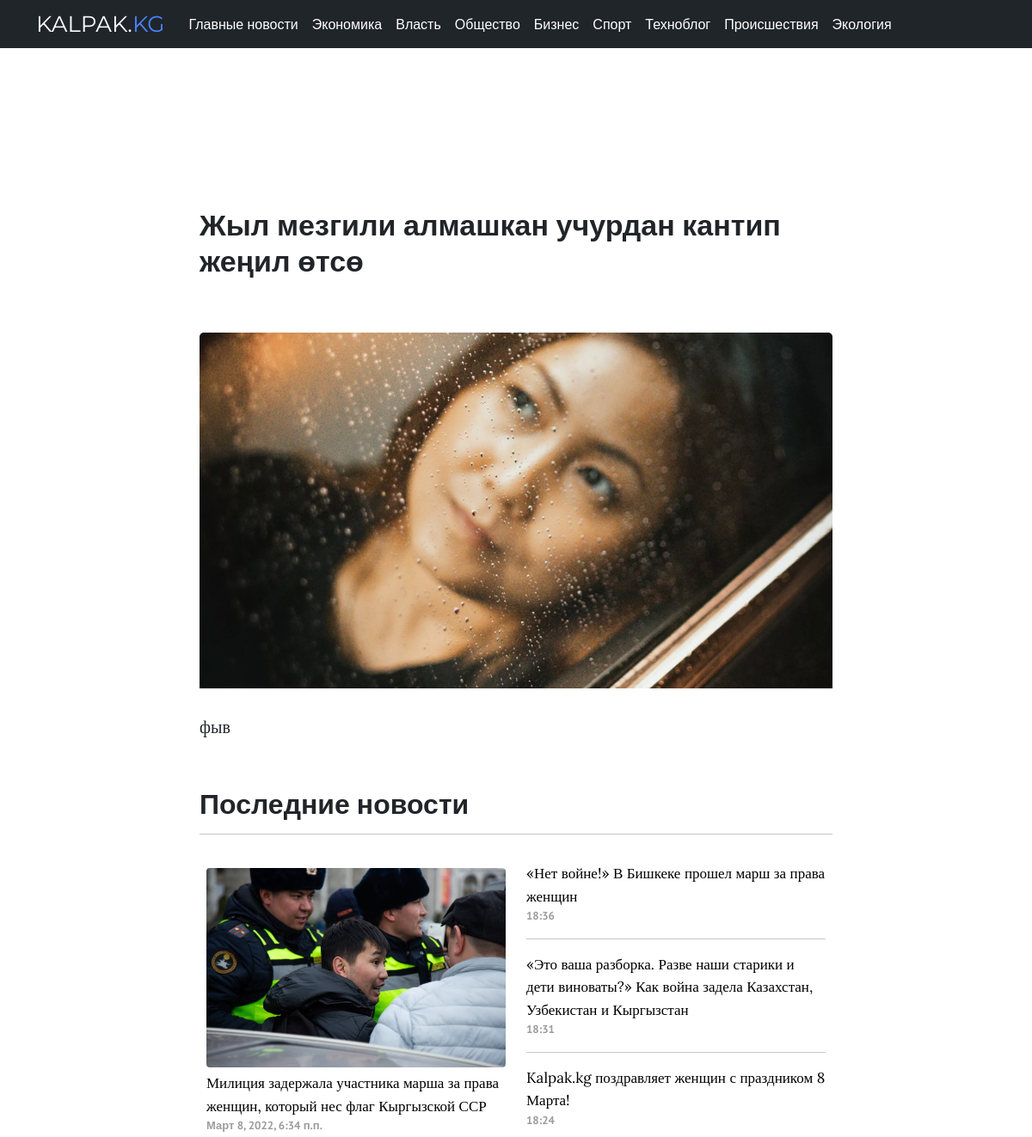
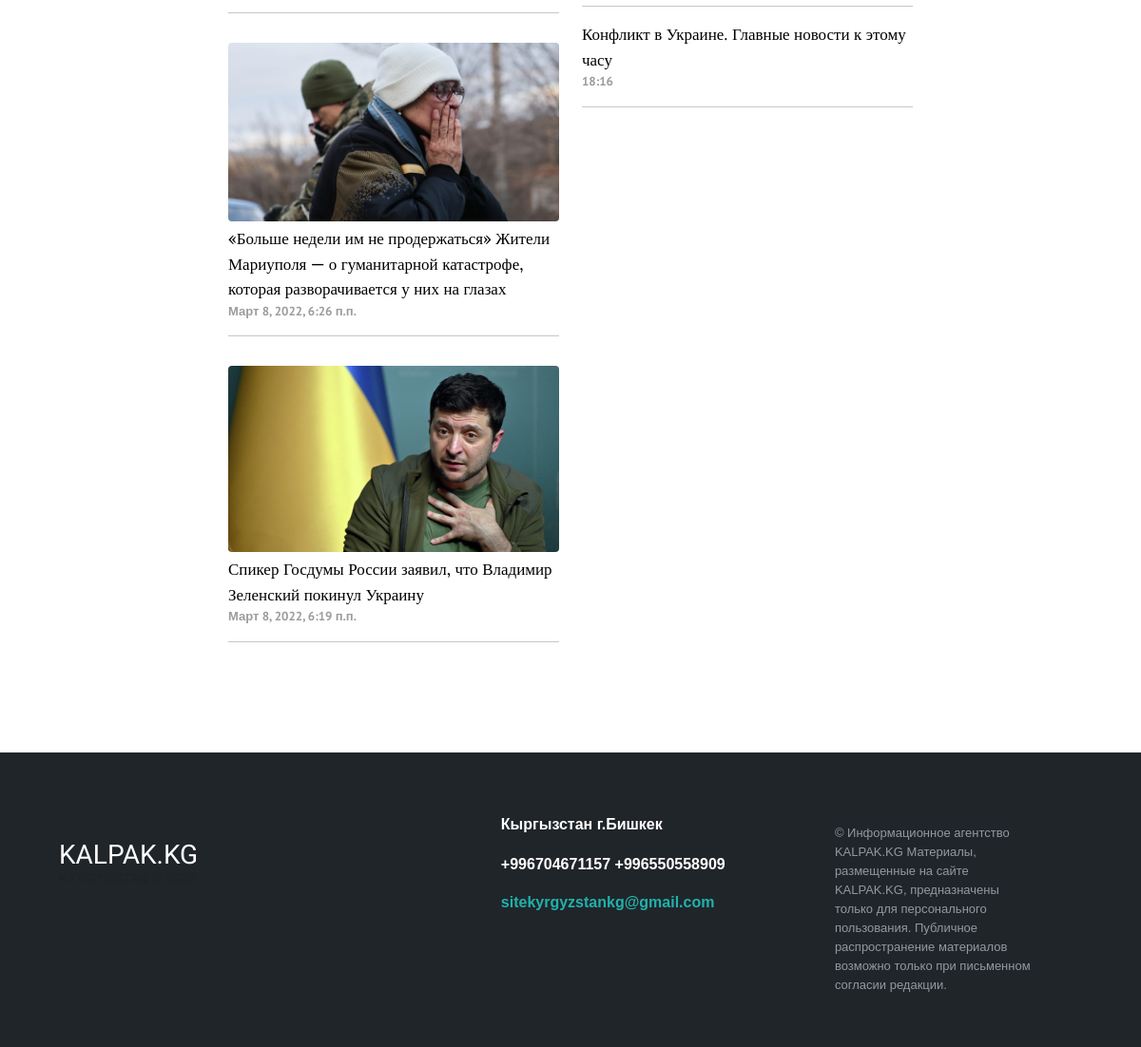
/carousel/3/, run on the app's committed database (2 pictures, top to bottom).
### core/models.py (models this page shows, shortened)
class HeadingArticle(models.Model):
    title = models.CharField(max_length=255)
    class Meta:
        verbose_name = "Рубрика"
        verbose_name_plural = "Рубрики"

class Carousel(models.Model):
    picture = models.ImageField(upload_to='carousel_image')
    title = models.CharField(max_length=150)
    text = models.TextField()
    class Meta:
        verbose_name = "Карусель"
        verbose_name_plural = "Карусель"

class Article(models.Model):
    title = models.CharField(max_length=255, null=True, blank=True)
    text = models.TextField()
    slug = models.SlugField(max_length=255, unique=True, db_index=True, verbose_name="URL", null=True, blank=True)
    author = models.ForeignKey(
        to="Author",
        on_delete=models.SET_NULL,
        null=True, blank=True,
        related_name="article",
        verbose_name=_("Автор")
    )
    heading = models.ForeignKey(
        to="HeadingArticle",
        on_delete=models.PROTECT,
        null=True,
        related_name="article",
        verbose_name=_("Рубрика")
    )
    readers = models.ManyToManyField(
        to=User,
        related_name="readed_articles",
        blank=True,
        verbose_name=_("Читатели")
    )
    views = models.IntegerField(default=0, verbose_name=_("Просмотры"))
    created_at = models.DateTimeField(
        auto_now_add=True,
        null=True,
    )
    main_article = models.BooleanField(default=False, verbose_name=_("Первая новость"))
    margin_article_text = models.BooleanField(default=False, verbose_name=_("Ровнительные новости"))
    text_article = models.BooleanField(default=False, verbose_name=_("Текстовые новости"))
    center_article = models.BooleanField(default=False)
    carousel_block = models.BooleanField(default=False, verbose_name=_("Новости в чёрном блоке"))
    right_panel_article = models.BooleanField(default=False, verbose_name=_("Главные новости"))
    pagination_article = models.BooleanField(default=False, verbose_name=_("Текстовые новости на второй странице"))
    pagination_picture_article = models.BooleanField(default=False, verbose_name=("Новости для вторых страниц с картинками"))
    updated_at = models.DateTimeField(auto_now=True)
    is_active = models.BooleanField(default=True)
    picture = models.ImageField(
        upload_to="articles_image",
        null=True, blank=True,
        verbose_name="Главная картинка статьи"
    )

### core/views.py (the view)
# urls.py: path('carousel/<int:id>/', carousel_page, name="carousel"),
def carousel_page(request, id):
    carousel = get_object_or_404(Carousel, id=id)
    articles = Article.objects.all()
    articles = Article.objects.order_by('-created_at')
    heading = HeadingArticle.objects.all()
    context = {
        "carousel": carousel,
        "articles": articles,
        "heading": heading
    }
    return render(request, "carousel.html", context=context)

### core/templates/carousel.html (shortened to what this page needs)
{% extends 'base.html' %}
{% block content %}
<div class="container">
    <div class="row">
        <div class="col-md-2"></div>
        <div class="col-md-8">
            <div class="mt-8">
                <div class="ads_block">
                </div>
            </div>
            <h1 class="zago_main01 mt-7">{{ carousel.title }}</h1>
            {% if carousel.picture %}
                <img class="img-custom mt-4" {% if carousel.picture %} src="{{ carousel.picture.url }}" {% endif %} alt="Article image">
            {% endif %}
            {% autoescape off %}
            <p class="article_text2">{{ carousel.text|linebreaksbr }}</p>
            {% endautoescape %}
        </div>
    </div>
</div>
<div class="container">
  <div class="row">
    <div class="col-md-2"></div>
    <div class="col-md-8">
      <h2 class="mt-7 news">Последние новости</h2>
      <hr class="mb-4">
    </div>
    <div class="col-md-2"></div>
</div>
<div class="container">
    <div class="row">
      <div class="col-md-2"></div>
      <div class="col-md-4">
        {% for article in articles %}
            {% if article.main_article %}
                <img class="img-fluid img-m2" {% if article.picture %} src="{{ article.picture.url }}" {% endif %} alt="...">
                <h1 class="revolut"><a href="{% url 'article' article.slug %}" class="link-text3">{{ article.title }}</a></h1>
                <p class="date_time">{{ article.created_at }}</p>
                <hr>
            {% endif %}
          {% endfor %}
      </div>
      <div class="col-md-4 mt-2">
        {% for article in articles %}
          {% if article.right_panel_article %}
            <h1 class="revolut"><a href="{% url 'article' article.slug %}" class="link-text2">{{ article.title }}</a></h1>
            <p class="date_time">{{ article.created_at|date:"H:i" }}</p>
            <hr>
          {% endif %}
        {% endfor %}
      </div>
      <div class="col-md-2"></div>
    </div>
  </div>
</div>
{% endblock %}

### core/templates/base.html (shortened to what this page needs)
{% load static %}
<!DOCTYPE html>
<html lang="en">
<head>
    <link rel="stylesheet" type="text/css" href="{% static 'style.css' %}?{% now "U" %}">
    <link href="https://cdn.jsdelivr.net/npm/bootstrap@5.1.3/dist/css/bootstrap.min.css" rel="stylesheet">
<link href="/docs/5.1/dist/css/bootstrap.min.css" rel="stylesheet">
<body>
  <nav class="navbar fixed-top navbar-expand-lg navbar-dark bg-custom">
      <div class="container">
        <a class="logo" href="{% url 'main' %}">KALPAK.<p class="kg d-inline">KG</p></a>
        <div class="collapse navbar-collapse" id="navbarNav">
          <ul class="navbar-nav linkss">
            <li class="nav-item">
              <a class="nav-link text-white" aria-current="page" href="{% url 'right_panel_articles' %}">Главные новости</a>
            </li>
          {% for headings in heading %}
            <li class="nav-item">
              <a class="nav-link text-white" href="{% url 'heading' headings.id %}">{{ headings.title }}</a>
            </li>
          {% endfor %}
          </ul>
        </div>
      </div>
  </nav>
  {% block content %}
  {% endblock %}
<footer class="footer-distributed mt-8">
  <div class="container">
  <div class="footer-left">
  <br>
  <br>
  <h3>KALPAK.KG</h3>
  <p class="footer-company-name">KYRGYZSTAN © 2020</p>
  </div>
  <div class="footer-center">
  <div>
      <p>Кыргызстан г.Бишкек</p>
  </div>
  <div>
      <p>+996704671157</p>
      <p>+996550558909</p>
  </div>
  <div>
      <p><a href="mailto:support@company.com">sitekyrgyzstankg@gmail.com</a></p>
  </div>
  </div>
  <div class="footer-right">
  <p class="footer-company-about">
      © Информационное агентство KALPAK.KG
Материалы, размещенные на сайте KALPAK.KG, предназначены только для персонального пользования. Публичное распространение материалов возможно только при письменном согласии редакции.
  </p>
  </div>
  </div>
</footer>
</head>
</body>
</html>

### core/static/style.css (style rules this page uses)
body { background-color: #e8e8e8; }
.logo { font-family: 'Montserrat', sans-serif; font-size: 26px; text-decoration: none; color: white; margin-right: 20px; }
.linkss { font-family: 'PT Sans', sans-serif; font-weight: normal; }
.mt-8 { margin-top: 100px; }
.zago_main01 { font-family: 'PT Sans', Arial, Helvetica, sans-serif; font-size: 34px; font-weight: bold; line-height: 42px; display: block; margin-bottom: 15px; }
.img-fluid { border-radius: 4px; }
.img-m2 { margin-bottom: 5px; margin-top: 15px; }
.link-text2 { text-decoration: none; color: black; transition-duration: 0.3s; font-family: 'Lora', serif; font-size: 17px; font-weight: normal; }
.revolut { font-size: 17px; display: table-cell; line-height: 1.5em; }
.link-text3 { text-decoration: none; color: black; transition-duration: 0.3s; font-family: 'Lora', serif; }
.date_time { color: #9c9c9c; font-family: 'PT Sans', sans-serif; font-weight: bolder; font-size: 13px; }
.kg { color: #4983ff; }
.mt-7 { margin-top: 50px; }
.news { font-family: 'PT Sans', sans-serif; font-weight: bolder; }
.ads_block { width: 100%; height: 90px; color: white; text-align: center; font-size: 55px; }
.img-custom { width: 100%; height: auto; border-radius: 5px; float: left; margin-right: 30px; padding-bottom: 30px; }
.article_text2 { font-family: 'Source Serif Pro', serif; font-size: 20px; font-weight: normal; margin-top: 25px; margin-bottom: 5px; }
.footer-distributed { background: #20252a; box-shadow: 0 1px 1px 0 rgba(0, 0, 0, 0.12); box-sizing: border-box; width: 100%; text-align: left; font: bold 16px sans-serif; padding: 55px 50px; }
.footer-distributed .footer-left, .footer-distributed .footer-center, .footer-distributed .footer-right { display: inline-block; vertical-align: top; }
.footer-distributed .footer-left { width: 40%; }
.footer-distributed h3 { color: #ffffff; font-family: 'Montserrat Alternates', sans-serif; margin: 0; }
.footer-distributed .footer-company-name { color: #222; font-size: 14px; font-weight: normal; margin: 0; }
.footer-distributed .footer-center { width: 35%; }
.footer-distributed .footer-center p { display: inline-block; color: #ffffff; vertical-align: middle; margin:0; }
.footer-distributed .footer-center p a { color: lightseagreen; text-decoration: none;; }
.footer-distributed .footer-right { width: 20%; }
.footer-distributed .footer-company-about { line-height: 20px; color: #92999f; font-size: 13px; font-weight: normal; margin: 0; }
.bg-custom { background-color: #20252a; }

### core/templates/base.html (style rules this page uses)
body { background: #faf7f7; }

### data on the page
HeadingArticle: title "Экономика"
HeadingArticle: title "Власть"
HeadingArticle: title "Общество"
HeadingArticle: title "Бизнес"
HeadingArticle: title "Спорт"
HeadingArticle: title "Техноблог"
HeadingArticle: title "Происшествия"
HeadingArticle: title "Экология"
Carousel: title "Жыл мезгили алмашкан учурдан кантип жеңил өтсө", picture (picture), text "фыв"
Article: picture (picture), title "Милиция задержала участника марша за права женщин, который нес флаг Кыргызской ССР", created_at "Март 8, 2022, 6:34 п.п."
Article: picture (picture), title "«Больше недели им не продержаться» Жители Мариуполя — о гуманитарной катастрофе, которая разворачивается у них на глазах", created_at "Март 8, 2022, 6:26 п.п."
Article: picture (picture), title "Спикер Госдумы России заявил, что Владимир Зеленский покинул Украину", created_at "Март 8, 2022, 6:19 п.п."
Article: title "«Нет войне!» В Бишкеке прошел марш за права женщин", created_at "18:36"
Article: title "«Это ваша разборка. Разве наши старики и дети виноваты?» Как война задела Казахстан, Узбекистан и Кыргызстан", created_at "18:31"
Article: title "Kalpak.kg поздравляет женщин с праздником 8 Марта!", created_at "18:24"
Article: title "Конфликт в Украине. Главные новости к этому часу", created_at "18:16"
